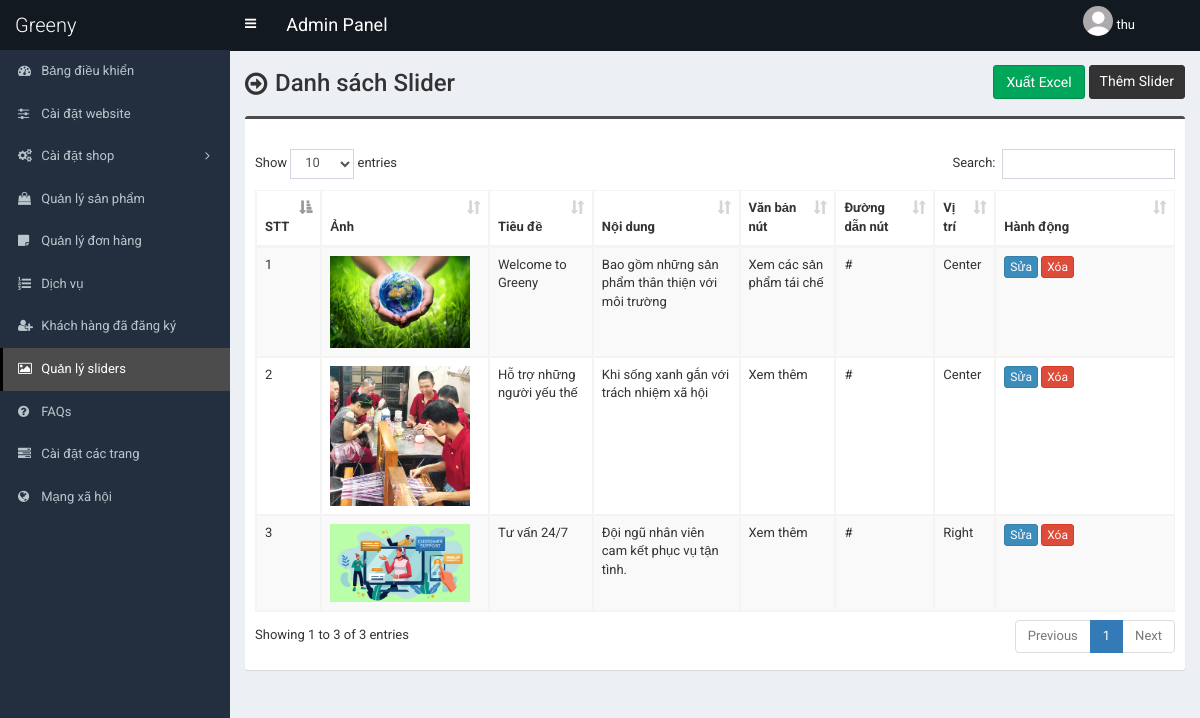
The page /admin/slider.php (signed in) on the database its author committed.
### tables this page shows
CREATE TABLE `table_slider` (
  `id` int(11) NOT NULL,
  `photo` text NOT NULL,
  `heading` text NOT NULL,
  `content` text NOT NULL,
  `button_text` text NOT NULL,
  `button_url` text NOT NULL,
  `position` text NOT NULL
);

### admin/slider.php (the view, shortened to what this page needs)
<?php require_once('header.php'); ?>
<section class="content-header">
    <div class="content-header-left">
        <h1>Danh sách Slider</h1>
    </div>
    <div class="content-header-right">
        <form method="post" enctype="multipart/form-data" action="">
            <button type="submit" name="export_excel" class="btn btn-success">Xuất Excel</button>
        </form>
        <a href="slider-add.php" class="btn btn-primary btn-sm">Thêm Slider</a>
    </div>
</section>
<section class="content">
    <div class="row">
        <div class="col-md-12">
            <div class="box box-info">
                <div class="box-body table-responsive">
                    <table id="example1" class="table table-bordered table-hover table-striped">
                        <thead>
                            <tr>
                                <th>STT</th>
                                <th>Ảnh</th>
                                <th>Tiêu đề</th>
                                <th>Nội dung</th>
                                <th>Văn bản nút</th>
                                <th>Đường dẫn nút</th>
                                <th>Vị trí</th>
                                <th width="140">Hành động</th>
                            </tr>
                        </thead>
                        <tbody>
                            <?php
                            $i = 0;
                            $query = $pdo->prepare("SELECT id,photo,heading,content,button_text,button_url,position FROM table_slider");
                            $query->execute();
                            $result = $query->fetchAll(PDO::FETCH_ASSOC);
                            foreach ($result as $row) {
                                $i++;
                            ?>
                                <tr>
                                    <td><?php echo $i; ?></td>
                                    <td style="width:150px;">
                                        <img src="../assets/uploads/<?php echo $row['photo']; ?>"
                                            alt="<?php echo $row['heading']; ?>" style="width:140px;">
                                    </td>
                                    <td><?php echo $row['heading']; ?></td>
                                    <td><?php echo $row['content']; ?></td>
                                    <td><?php echo $row['button_text']; ?></td>
                                    <td><?php echo $row['button_url']; ?></td>
                                    <td><?php echo $row['position']; ?></td>
                                    <td>
                                        <a href="slider-edit.php?id=<?php echo $row['id']; ?>"
                                            class="btn btn-primary btn-xs edit-btn">Sửa</a>
                                        <a href="#" class="btn btn-danger btn-xs"
                                            data-href="slider-delete.php?id=<?php echo $row['id']; ?>" data-toggle="modal"
                                            data-target="#confirm-delete">Xóa</a>
                                    </td>
                                </tr>
                            <?php
                            }
                            ?>
                        </tbody>
                    </table>
                </div>
            </div>
        </div>
    </div>
</section>
<?php require_once('footer.php'); ?>

### admin/style.css (style rules this page uses)
body { font-size: 13px; font-family: "Roboto", sans-serif; }
.content-header>h1, .content-header .content-header-left h1 { font-family: "Roboto", sans-serif; }
.box-info { padding-top: 20px; }
.content-header { overflow: hidden; }
.content-header .content-header-left { float: left; padding-top: 5px; }
.content-header .content-header-right { float: right; display: flex; }
.content-header .content-header-right form { margin-right: 4px; }
.content-header .content-header-left h1 { margin-top: 0; margin-bottom: 0; padding-left: 30px; padding-bottom: 5px; font-size: 24px; position: relative; }
.content-header .content-header-left h1:before { position: absolute; top: 0; left: 0; font-family: "FontAwesome", sans-serif; font-size: 26px; content: "\f18e"; }
.content-header .content-header-right a { position: relative; font-size: 14px; }
.box.box-info { border-top-color: #4c4c4c; }
.content-header .content-header-right a { background-color: #333333; border-color: #333333; }

### rows shown on the page
table_slider: photo (picture), heading "Welcome to Greeny", content "Bao gồm những sản phẩm thân thiện với môi trường", button_text "Xem các sản phẩm tái chế", button_url "#", position "Center"
table_slider: photo (picture), heading "Hỗ trợ những người yếu thế", content "Khi sống xanh gắn với trách nhiệm xã hội", button_text "Xem thêm", button_url "#", position "Center"
table_slider: photo (picture), heading "Tư vấn 24/7", content "Đội ngũ nhân viên cam kết phục vụ tận tình.", button_text "Xem thêm", button_url "#", position "Right"

### other values the page prints
$_SESSION['admin']['full_name'] "thu"
